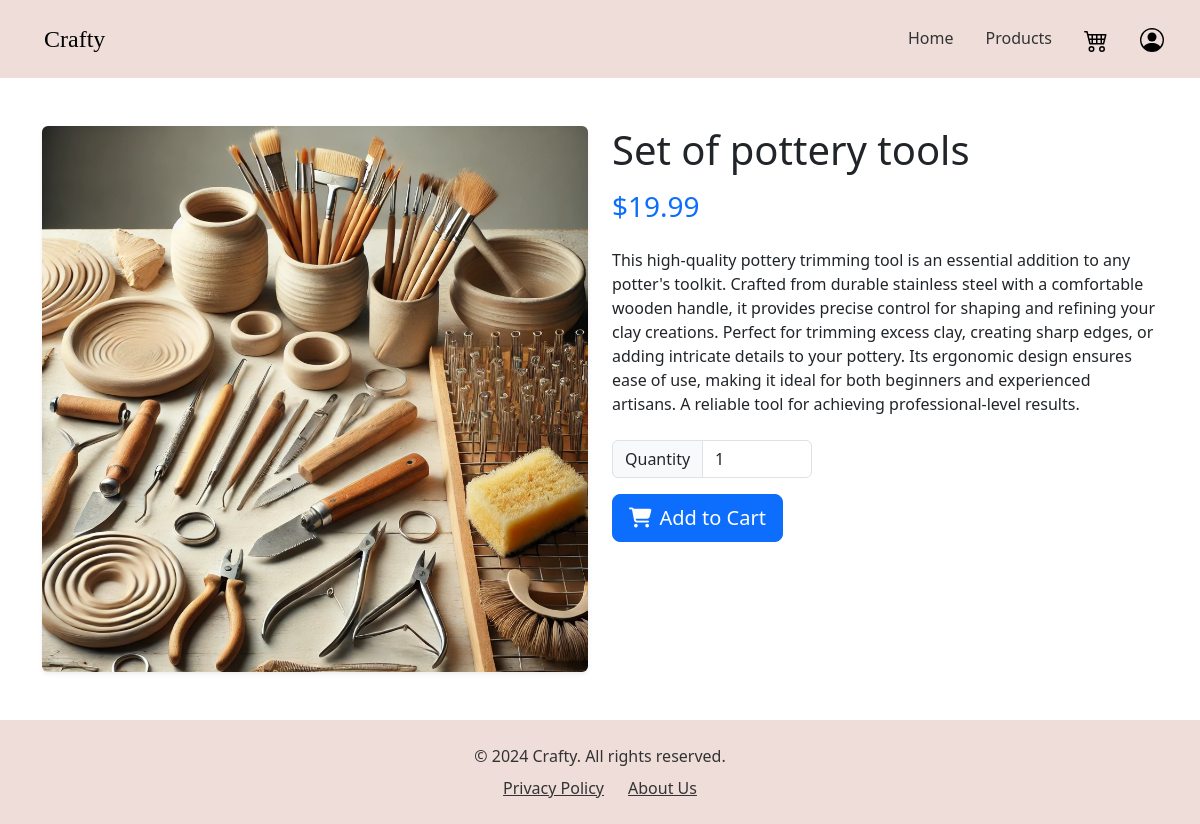
Page /products/3/ on the committed database.
### products/models.py (models this page shows, shortened)
class Item(models.Model):
    name = models.CharField(max_length=255)
    description = models.TextField(blank=True, null=True)
    price = models.DecimalField(max_digits=10, decimal_places=2)
    category = models.ForeignKey(Category, on_delete=models.CASCADE)
    subcategory = models.ForeignKey(SubCategory, on_delete=models.CASCADE, related_name='items', null=True, blank=True)
    image = models.ImageField(upload_to='item_images/', blank=True, null=True)

### products/views.py (the view)
# urls.py: path('<int:product_id>/', views.product_detail, name='product_detail'),
def product_detail(request, product_id):
    item = get_object_or_404(Item, id=product_id)
    context = {
        'product': item
    }
    return render(request, 'products/product_detail.html', context)

### products/templates/products/product_detail.html (shortened to what this page needs)
{% extends 'products/index.html' %}
{% load static %}
{% block content %}
{% include 'home/navbar.html' %}
<div class="container my-5">
    <div class="row">
        <div class="col-md-6">
            {% if product.image %}
                <img src="{{ product.image.url }}" class="img-fluid rounded shadow-sm" alt="{{ product.name }}">
            {% endif %}
        </div>
        <div class="col-md-6">
            <h1 class="mb-3">{{ product.name }}</h1>
            <p class="h3 text-primary mb-4">${{ product.price }}</p>
            <p class="mb-4">{{ product.description }}</p>
            <form action="{% url 'add_to_cart' product.id %}" method="POST" class="mb-4">
                <div class="input-group mb-3" style="max-width: 200px;">
                    <span class="input-group-text">Quantity</span>
                    <input type="number" name="quantity" class="form-control" value="1" min="1" max="10">
                </div>
                <button type="submit" class="btn btn-primary btn-lg">
                    <i class="fas fa-shopping-cart me-2"></i>Add to Cart
                </button>
            </form>
        </div>
    </div>
</div>
{% endblock %}

### rows in the picture
Item: image (picture), name "Set of pottery tools", price "19.99", description "This high-quality pottery trimming tool is an essential addition to any potter's toolkit. Crafted from durable stainless steel with a comfortable wooden handle, it provides precise control for shaping and refining your clay creations. Perfect for trimming excess clay, creating sharp edges, or adding intricate details to your pottery. Its ergonomic design ensures ease of use, making it ideal for both beginners and experienced artisans. A reliable tool for achieving professional-level results."
